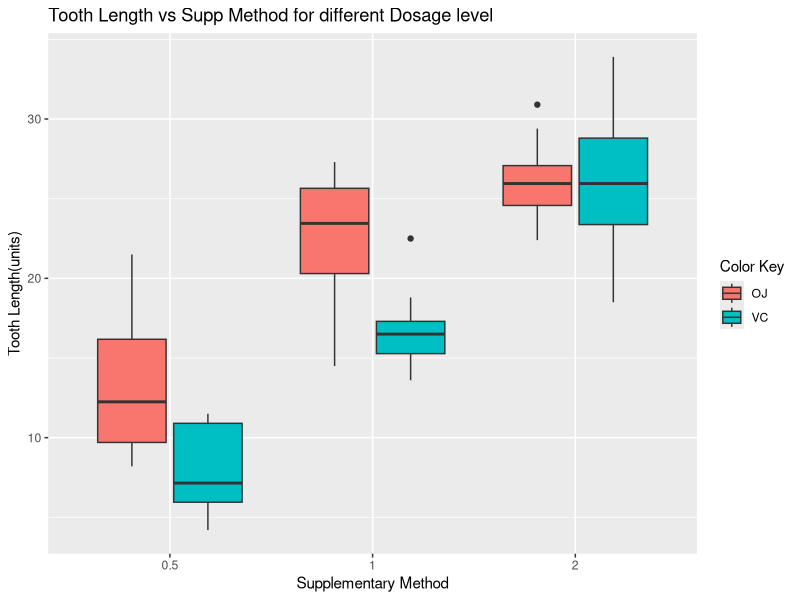

Write R code to recreate this figure.
## ---- chunk 1
knitr::opts_chunk$set(cache=TRUE)
## ---- chunk 2
library(ggplot2)
# Load ToothGrowth data
data("ToothGrowth")
set.seed(111)
# Display a summary and head of the data
summary(ToothGrowth)
## ---- chunk 3
head(ToothGrowth)
str(ToothGrowth)
unique(ToothGrowth$dose)
#Dose has only three unique values, its better we convert it to factor variable for analysis
## ---- chunk 4
# convert variable dose from numeric to factor
ToothGrowth$dose <- as.factor(ToothGrowth$dose)
str(ToothGrowth)
summary(ToothGrowth)
## ---- chunk 5
table(ToothGrowth$dose,ToothGrowth$supp)
## ---- chunk 6
ggplot(aes(x=dose, y=len), data=ToothGrowth) + geom_boxplot(aes(fill=supp)) + xlab("Supplementary Method") + ylab("Tooth Length(units)") + ggtitle("Tooth Length vs Supp Method for different Dosage level")+labs(fill = "Color Key")
## ---- chunk 7
t.test(len~supp,data=ToothGrowth)
## ---- chunk 8
# run t-test using dose amounts 0.5 and 2.0
tsub<-subset(ToothGrowth, ToothGrowth$dose %in% c(0.5,2.0))
t.test(len~dose,data=tsub)
## ---- chunk 9
# run t-test using dose amounts 0.5 and 1.0
tsub<-subset(ToothGrowth, ToothGrowth$dose %in% c(0.5,1.0))
t.test(len~dose,data=tsub)
## ---- chunk 10
# run t-test using dose amounts 0.5 and 1.0
tsub<-subset(ToothGrowth, ToothGrowth$dose %in% c(1.0,2.0))
t.test(len~dose,data=tsub)
